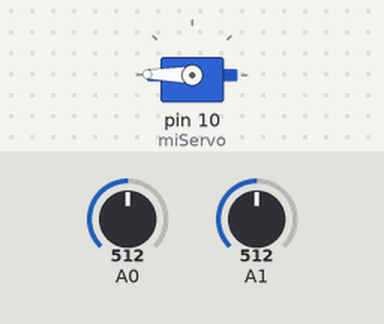
Bench run of a sketch on a simulated Arduino Uno, built with avr-gcc and run on an emulated ATmega328P. Parts: servo. The test bench sets the inputs (shaded band); at power-on: A0 = 512, A1 = 512. What the sketch prints to the serial monitor is not drawn.

Above: at 1.2 s.
1.3 s: A0 set to 527
At 3.0 s:
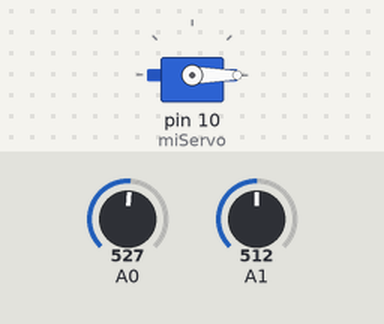
4.3 s: A1 set to 535
At 4.48 s:
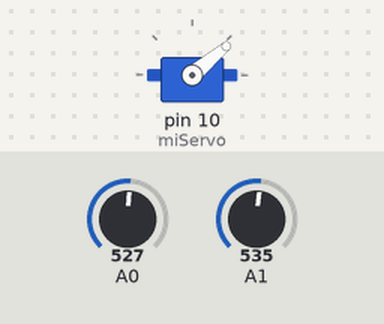
7.3 s: A1 set to 511
At 7.45 s:
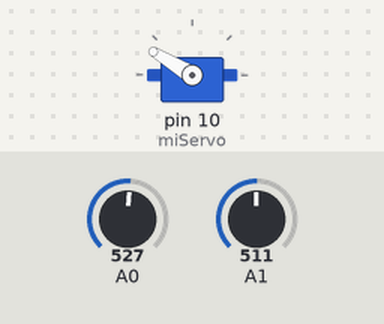
10.3 s: A1 set to 716
At 10.6 s:
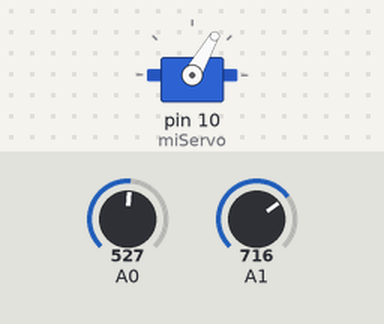
13.3 s: A0 set to 701
16.3 s: A0 set to 726
At 16.54 s:
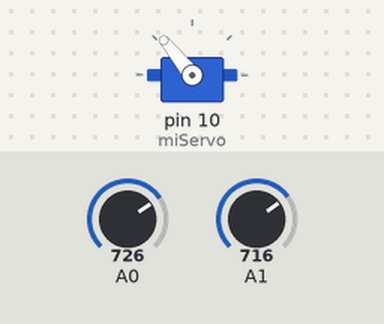
Timing chart, 0 to 19.3 s (numbered marks = the images above; inputs shaded):
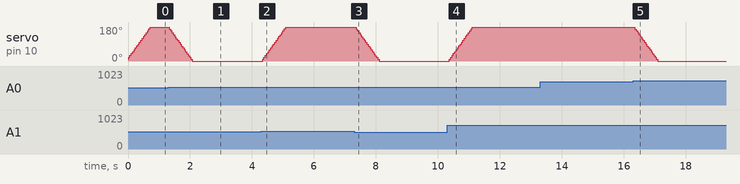

Measured:
- the behaviour switches between 512 and 513 on A0 (found by bisection; images 0 and 1)
- the behaviour switches between 526 and 527 on A1 (found by bisection; images 1 and 2)
- the behaviour switches between 716 and 717 on A0 (found by bisection; images 4 and 5)
- after the input at 1.3 s, servo on pin 10 (miServo): moves from 179° to 0° over 0.74 s, starting at once
- after the input at 4.3 s, servo on pin 10 (miServo): moves from 0° to 179° over 0.74 s, starting at once
- after the input at 7.3 s, servo on pin 10 (miServo): moves from 179° to 0° over 0.74 s, starting after 0.06 s
- after the input at 10.3 s, servo on pin 10 (miServo): moves from 0° to 179° over 0.74 s, starting after 0.07 s
- after the input at 13.3 s, every drawn part: stays the same
- after the input at 16.3 s, servo on pin 10 (miServo): moves from 179° to 0° over 0.74 s, starting after 0.06 s

The sketch:

Placas_solares.ino
```cpp
#include <Servo.h> //Cargamos la librería servo
int valorLDR_derecha = 0;
int valorLDR_izquierda = 0;
int valor_Servo = 0;
Servo miServo; //Creamos nuestro servo
void setup(){
Serial.begin(9600);
miServo.attach(10);
}
void loop(){
valorLDR_izquierda = analogRead(1);
Serial.print("Sensor Izquierdo: ");
Serial.print(valorLDR_izquierda);
Serial.print(" ");
valorLDR_derecha = analogRead(0);
Serial.print("Sensor Derecho: ");
Serial.print(valorLDR_derecha);
Serial.print(" ");
if (valorLDR_izquierda < valorLDR_derecha){
valor_Servo = valor_Servo -10;
if (valor_Servo < 0){ //El servo no admite valores negativos
valor_Servo = 0; //así que los pasamos como 0
}
}
else{
valor_Servo = valor_Servo +10;
if(valor_Servo > 179){
valor_Servo = 179;
}
}
miServo.write(valor_Servo);
}
```
